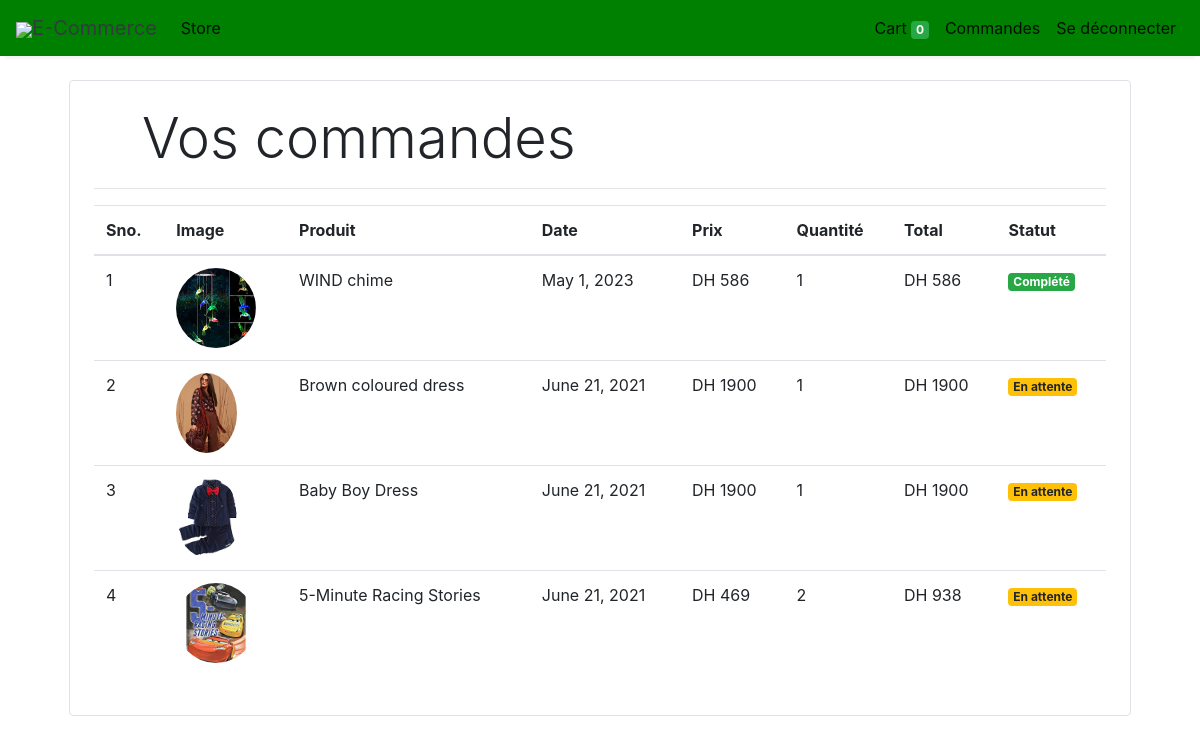
Screenshot of /orders (signed in) with the database file from the repository.
### store/models/orders.py (models this page shows, shortened)
class Order(models.Model):
    product = models.ForeignKey(Products,
                                on_delete=models.CASCADE)
    customer = models.ForeignKey(Customer,
                                 on_delete=models.CASCADE)
    quantity = models.IntegerField(default=1)
    price = models.IntegerField()
    address = models.CharField (max_length=50, default='', blank=True)
    phone = models.CharField (max_length=50, default='', blank=True)
    date = models.DateField (default=datetime.datetime.today)
    status = models.BooleanField (default=False)
    @staticmethod
    def get_orders_by_customer(customer_id):
        return Order.objects.filter(customer=customer_id).order_by('-date')

### store/models/product.py (models this page shows, shortened)
class Products(models.Model):
    name = models.CharField(max_length=60)
    price= models.IntegerField(default=0)
    category= models.ForeignKey(Category,on_delete=models.CASCADE,default=1 )
    description= models.CharField(max_length=250, default='', blank=True, null= True)
    image= models.ImageField(upload_to='uploads/products/')

### store/middlewares/auth.py (the view)
    def middleware(request):
        print(request.session.get('customer'))
        returnUrl = request.META['PATH_INFO']
        print(request.META['PATH_INFO'])
        if not request.session.get('customer'):
           return redirect(f'login?return_url={returnUrl}')
        response = get_response(request)
        return response

### store/templatetags/custom_filter.py (called while the page is built)
@register.filter(name='currency')
def currency(number):
    return "DH "+str(number)

@register.filter(name='multiply')
def multiply(number , number1):
    return number * number1

### store/views/orders.py (called while the page is built)
    def get(self , request ):
        customer = request.session.get('customer')
        orders = Order.get_orders_by_customer(customer)
        print(orders)
        return render(request , 'orders.html'  , {'orders' : orders})

### store/templates/orders.html
{% extends 'base.html' %}
{% block content %}
{% load cart %}
{% load custom_filter %}
<div class="container">
   <div class="border rounded p-4 m-4">
        <p class="display-4 pl-4 ml-4">Vos commandes</p>
        <hr>
        <table class="table">
            <thead>
                <tr>
                    <th>Sno.</th>
                    <th>Image</th>
                    <th>Produit</th>
                    <th>Date</th>
                    <th>Prix</th>
                    <th>Quantité</th>
                    <th>Total</th>
                    <th>Statut</th>
                </tr>
            </thead>
            <tbody>
                {% for order in orders %}
                <tr>
                    <td>{{forloop.counter}}</td>
                    <td><img style="height: 80px;" class="rounded-circle" src="{{order.product.image.url}}" alt=""></td>
                    <td>{{order.product.name}}</td>
                    <td>{{order.date}}</td>
                    <td>{{order.price|currency}}</td>
                    <td>{{order.quantity}}</td>
                    <td>{{order.quantity|multiply:order.price|currency}}</td>
                    {% if order.status %}
                    <td><small class="badge badge-success">Complété</small></td>
                    {%else%}
                    <td><small class="badge badge-warning">En attente</small></td>
                    {% endif %}
                </tr>
                {% endfor %}
            </tbody>
        </table>
   </div>
</div>
{% endblock %}

### rows the page displays
Order: product.image (picture), product.name "WIND chime", date "May 1, 2023", price "DH 586", quantity "1", quantity|multiply "DH 586", status "Complété"
Order: product.image (picture), product.name "Brown coloured dress", date "June 21, 2021", price "DH 1900", quantity "1", quantity|multiply "DH 1900", status "En attente"
Order: product.image (picture), product.name "Baby Boy Dress", date "June 21, 2021", price "DH 1900", quantity "1", quantity|multiply "DH 1900", status "En attente"
Order: product.image (picture), product.name "5-Minute Racing Stories", date "June 21, 2021", price "DH 469", quantity "2", quantity|multiply "DH 938", status "En attente"

### other values shown
{{ request.session.cart.keys|length }} "0"
